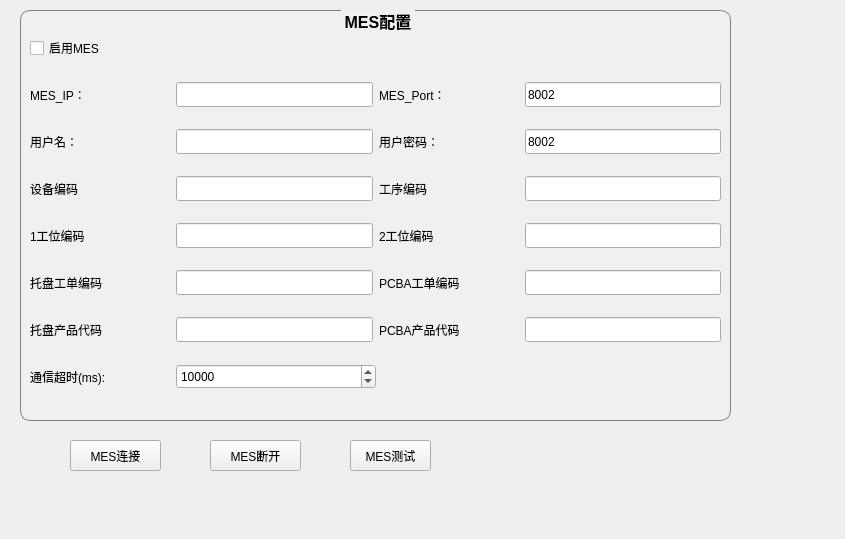
<?xml version="1.0" encoding="UTF-8"?>
<ui version="4.0">
 <class>MesParamForm</class>
 <widget class="QWidget" name="MesParamForm">
  <property name="geometry">
   <rect>
    <x>0</x>
    <y>0</y>
    <width>845</width>
    <height>539</height>
   </rect>
  </property>
  <property name="windowTitle">
   <string>Form</string>
  </property>
  <widget class="QGroupBox" name="groupBox">
   <property name="geometry">
    <rect>
     <x>20</x>
     <y>10</y>
     <width>711</width>
     <height>411</height>
    </rect>
   </property>
   <property name="styleSheet">
    <string notr="true">QGroupBox
{
	background-color: rgb(240, 240, 240);
	border: 3px solid gray;
	border-radius:10px;
	margin-top:5ex;
	font-family:楷体;
	font:bold 16px;
} 
QGroupBox::title
{
	subcontrol-origin:margin;
	subcontrol-position:top center;
	padding:1px;
}
QGroupBox::enabled{
	border: 1px solid gray;
}
QGroupBox::!enabled {
	border: 1px solid gray;
}</string>
   </property>
   <property name="title">
    <string>MES配置</string>
   </property>
   <layout class="QVBoxLayout" name="verticalLayout">
    <item>
     <widget class="QCheckBox" name="checkBox_mesEnable">
      <property name="text">
       <string>启用MES</string>
      </property>
     </widget>
    </item>
    <item>
     <layout class="QHBoxLayout" name="horizontalLayout_10">
      <item>
       <widget class="QLabel" name="labelmesIp">
        <property name="minimumSize">
         <size>
          <width>140</width>
          <height>0</height>
         </size>
        </property>
        <property name="text">
         <string>MES_IP：</string>
        </property>
        <property name="alignment">
         <set>Qt::AlignLeading|Qt::AlignLeft|Qt::AlignVCenter</set>
        </property>
       </widget>
      </item>
      <item>
       <widget class="QLineEdit" name="lineEdit_mesIp">
        <property name="minimumSize">
         <size>
          <width>0</width>
          <height>25</height>
         </size>
        </property>
        <property name="toolTip">
         <string>MESIP</string>
        </property>
        <property name="styleSheet">
         <string notr="true"/>
        </property>
        <property name="inputMask">
         <string/>
        </property>
        <property name="text">
         <string/>
        </property>
       </widget>
      </item>
      <item>
       <widget class="QLabel" name="labelmesPort">
        <property name="minimumSize">
         <size>
          <width>140</width>
          <height>0</height>
         </size>
        </property>
        <property name="text">
         <string>MES_Port：</string>
        </property>
       </widget>
      </item>
      <item>
       <widget class="QLineEdit" name="lineEdit_mesPort">
        <property name="minimumSize">
         <size>
          <width>0</width>
          <height>25</height>
         </size>
        </property>
        <property name="toolTip">
         <string>MESPORT</string>
        </property>
        <property name="text">
         <string>8002</string>
        </property>
       </widget>
      </item>
     </layout>
    </item>
    <item>
     <layout class="QHBoxLayout" name="horizontalLayout_11">
      <item>
       <widget class="QLabel" name="labelmesIp_2">
        <property name="minimumSize">
         <size>
          <width>140</width>
          <height>0</height>
         </size>
        </property>
        <property name="text">
         <string>用户名：</string>
        </property>
        <property name="alignment">
         <set>Qt::AlignLeading|Qt::AlignLeft|Qt::AlignVCenter</set>
        </property>
       </widget>
      </item>
      <item>
       <widget class="QLineEdit" name="lineEdit_userName">
        <property name="minimumSize">
         <size>
          <width>0</width>
          <height>25</height>
         </size>
        </property>
        <property name="toolTip">
         <string>MESIP</string>
        </property>
        <property name="styleSheet">
         <string notr="true"/>
        </property>
        <property name="inputMask">
         <string/>
        </property>
        <property name="text">
         <string/>
        </property>
       </widget>
      </item>
      <item>
       <widget class="QLabel" name="labelmesPort_2">
        <property name="minimumSize">
         <size>
          <width>140</width>
          <height>0</height>
         </size>
        </property>
        <property name="text">
         <string>用户密码：</string>
        </property>
       </widget>
      </item>
      <item>
       <widget class="QLineEdit" name="lineEdit_userPassword">
        <property name="minimumSize">
         <size>
          <width>0</width>
          <height>25</height>
         </size>
        </property>
        <property name="toolTip">
         <string>MESPORT</string>
        </property>
        <property name="text">
         <string>8002</string>
        </property>
       </widget>
      </item>
     </layout>
    </item>
    <item>
     <layout class="QHBoxLayout" name="horizontalLayout_24">
      <item>
       <widget class="QLabel" name="labellineCode">
        <property name="minimumSize">
         <size>
          <width>140</width>
          <height>0</height>
         </size>
        </property>
        <property name="text">
         <string>设备编码</string>
        </property>
       </widget>
      </item>
      <item>
       <widget class="QLineEdit" name="lineEdit_sEquipmentCode">
        <property name="minimumSize">
         <size>
          <width>0</width>
          <height>25</height>
         </size>
        </property>
        <property name="toolTip">
         <string>MES_线体编码</string>
        </property>
        <property name="text">
         <string/>
        </property>
       </widget>
      </item>
      <item>
       <widget class="QLabel" name="labellineName">
        <property name="minimumSize">
         <size>
          <width>140</width>
          <height>0</height>
         </size>
        </property>
        <property name="text">
         <string>工序编码</string>
        </property>
       </widget>
      </item>
      <item>
       <widget class="QLineEdit" name="lineEdit_sOperationInstance">
        <property name="minimumSize">
         <size>
          <width>0</width>
          <height>25</height>
         </size>
        </property>
        <property name="toolTip">
         <string>MES_线体名称</string>
        </property>
        <property name="text">
         <string/>
        </property>
       </widget>
      </item>
     </layout>
    </item>
    <item>
     <layout class="QHBoxLayout" name="horizontalLayout_86">
      <item>
       <widget class="QLabel" name="labelworkstationName">
        <property name="minimumSize">
         <size>
          <width>140</width>
          <height>0</height>
         </size>
        </property>
        <property name="text">
         <string>1工位编码</string>
        </property>
       </widget>
      </item>
      <item>
       <widget class="QLineEdit" name="lineEdit_sWorkStationCodeOne">
        <property name="minimumSize">
         <size>
          <width>0</width>
          <height>25</height>
         </size>
        </property>
        <property name="toolTip">
         <string>MES_工站名称</string>
        </property>
        <property name="text">
         <string/>
        </property>
       </widget>
      </item>
      <item>
       <widget class="QLabel" name="labelprocedureCode">
        <property name="minimumSize">
         <size>
          <width>140</width>
          <height>0</height>
         </size>
        </property>
        <property name="text">
         <string>2工位编码</string>
        </property>
       </widget>
      </item>
      <item>
       <widget class="QLineEdit" name="lineEdit_sWorkStationCodeTwo">
        <property name="minimumSize">
         <size>
          <width>0</width>
          <height>25</height>
         </size>
        </property>
        <property name="toolTip">
         <string>MES_工序编码</string>
        </property>
        <property name="text">
         <string/>
        </property>
       </widget>
      </item>
     </layout>
    </item>
    <item>
     <layout class="QHBoxLayout" name="horizontalLayout_13">
      <item>
       <widget class="QLabel" name="labeldeviceName">
        <property name="minimumSize">
         <size>
          <width>140</width>
          <height>0</height>
         </size>
        </property>
        <property name="text">
         <string>托盘工单编码</string>
        </property>
       </widget>
      </item>
      <item>
       <widget class="QLineEdit" name="lineEdit_sWIP_ID_Type_CodeTray">
        <property name="minimumSize">
         <size>
          <width>0</width>
          <height>25</height>
         </size>
        </property>
        <property name="toolTip">
         <string>MES_设备名称</string>
        </property>
        <property name="text">
         <string/>
        </property>
       </widget>
      </item>
      <item>
       <widget class="QLabel" name="labelstationCode1">
        <property name="minimumSize">
         <size>
          <width>140</width>
          <height>0</height>
         </size>
        </property>
        <property name="text">
         <string>PCBA工单编码</string>
        </property>
       </widget>
      </item>
      <item>
       <widget class="QLineEdit" name="lineEdit_sWIP_ID_Type_CodeChip">
        <property name="minimumSize">
         <size>
          <width>0</width>
          <height>25</height>
         </size>
        </property>
        <property name="toolTip">
         <string>MES_1工位编码</string>
        </property>
        <property name="text">
         <string/>
        </property>
       </widget>
      </item>
     </layout>
    </item>
    <item>
     <layout class="QHBoxLayout" name="horizontalLayout_23">
      <item>
       <widget class="QLabel" name="labelstationCode1_2">
        <property name="minimumSize">
         <size>
          <width>140</width>
          <height>0</height>
         </size>
        </property>
        <property name="text">
         <string>托盘产品代码</string>
        </property>
       </widget>
      </item>
      <item>
       <widget class="QLineEdit" name="lineEdit_sContainerTypeTray">
        <property name="minimumSize">
         <size>
          <width>0</width>
          <height>25</height>
         </size>
        </property>
        <property name="toolTip">
         <string>MES_1工位编码</string>
        </property>
        <property name="text">
         <string/>
        </property>
       </widget>
      </item>
      <item>
       <widget class="QLabel" name="labelstationName1">
        <property name="minimumSize">
         <size>
          <width>140</width>
          <height>0</height>
         </size>
        </property>
        <property name="text">
         <string>PCBA产品代码</string>
        </property>
       </widget>
      </item>
      <item>
       <widget class="QLineEdit" name="lineEdit_sContainerTypeChip">
        <property name="minimumSize">
         <size>
          <width>0</width>
          <height>25</height>
         </size>
        </property>
        <property name="toolTip">
         <string>MES_1工位名称</string>
        </property>
        <property name="text">
         <string/>
        </property>
       </widget>
      </item>
     </layout>
    </item>
    <item>
     <layout class="QHBoxLayout" name="horizontalLayout_12" stretch="1,1">
      <item>
       <layout class="QHBoxLayout" name="horizontalLayout_72" stretch="1,2">
        <item>
         <widget class="QLabel" name="labelTimeout_3">
          <property name="minimumSize">
           <size>
            <width>140</width>
            <height>0</height>
           </size>
          </property>
          <property name="toolTip">
           <string>MES_通信超时</string>
          </property>
          <property name="text">
           <string>通信超时(ms):</string>
          </property>
         </widget>
        </item>
        <item>
         <widget class="QSpinBox" name="spinBox_mesTimeout">
          <property name="minimumSize">
           <size>
            <width>0</width>
            <height>25</height>
           </size>
          </property>
          <property name="toolTip">
           <string>MES_通信超时</string>
          </property>
          <property name="maximum">
           <number>1000000</number>
          </property>
          <property name="value">
           <number>10000</number>
          </property>
         </widget>
        </item>
       </layout>
      </item>
      <item>
       <spacer name="horizontalSpacer_2">
        <property name="orientation">
         <enum>Qt::Horizontal</enum>
        </property>
        <property name="sizeHint" stdset="0">
         <size>
          <width>40</width>
          <height>20</height>
         </size>
        </property>
       </spacer>
      </item>
     </layout>
    </item>
   </layout>
  </widget>
  <widget class="QPushButton" name="PushButtonMesDisConnect">
   <property name="geometry">
    <rect>
     <x>210</x>
     <y>440</y>
     <width>91</width>
     <height>31</height>
    </rect>
   </property>
   <property name="text">
    <string>MES断开</string>
   </property>
  </widget>
  <widget class="QPushButton" name="PushButtonMesConnect">
   <property name="geometry">
    <rect>
     <x>70</x>
     <y>440</y>
     <width>91</width>
     <height>31</height>
    </rect>
   </property>
   <property name="text">
    <string>MES连接</string>
   </property>
  </widget>
  <widget class="QPushButton" name="PushButtonMesTest">
   <property name="geometry">
    <rect>
     <x>350</x>
     <y>440</y>
     <width>81</width>
     <height>31</height>
    </rect>
   </property>
   <property name="text">
    <string>MES测试</string>
   </property>
  </widget>
 </widget>
 <resources/>
 <connections/>
</ui>
